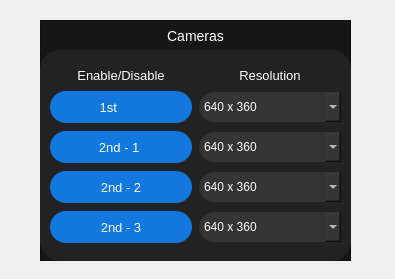
<?xml version="1.0" encoding="UTF-8"?>
<ui version="4.0">
 <class>Form</class>
 <widget class="QWidget" name="Form">
  <property name="geometry">
   <rect>
    <x>0</x>
    <y>0</y>
    <width>395</width>
    <height>279</height>
   </rect>
  </property>
  <property name="windowTitle">
   <string>Form</string>
  </property>
  <property name="styleSheet">
   <string notr="true"/>
  </property>
  <widget class="QWidget" name="cpanel_camera_widget" native="true">
   <property name="geometry">
    <rect>
     <x>40</x>
     <y>20</y>
     <width>311</width>
     <height>241</height>
    </rect>
   </property>
   <widget class="QFrame" name="cpanel_cameras">
    <property name="geometry">
     <rect>
      <x>0</x>
      <y>0</y>
      <width>311</width>
      <height>241</height>
     </rect>
    </property>
    <property name="styleSheet">
     <string notr="true">QFrame#cpanel_cameras{
background-color:	rgba(22,22,22,255);
}</string>
    </property>
    <property name="frameShape">
     <enum>QFrame::StyledPanel</enum>
    </property>
    <property name="frameShadow">
     <enum>QFrame::Raised</enum>
    </property>
    <widget class="QLabel" name="cpanel_label_cameras">
     <property name="geometry">
      <rect>
       <x>80</x>
       <y>0</y>
       <width>151</width>
       <height>31</height>
      </rect>
     </property>
     <property name="styleSheet">
      <string notr="true">color:White;
font-size: 14px;</string>
     </property>
     <property name="text">
      <string>Cameras</string>
     </property>
     <property name="alignment">
      <set>Qt::AlignCenter</set>
     </property>
    </widget>
    <widget class="QFrame" name="cpanel_frame_cameras">
     <property name="geometry">
      <rect>
       <x>0</x>
       <y>30</y>
       <width>311</width>
       <height>211</height>
      </rect>
     </property>
     <property name="styleSheet">
      <string notr="true">QFrame#cpanel_frame_cameras {
background-color: rgba(34,34,34,255);
border-radius: 20px;
}
QPushButton {
background-color: rgba(17, 120, 223, 255);
border-radius: 16px;
color: rgb(255, 255, 255);
font-size: 13px;
width: 100px;
height: 32px;
}
QPushButton:hover{
background-color: rgba(17, 120, 223, 200);
}
QPushButton:pressed{
background-color: rgba(17, 120, 223, 128)
}
QLabel{
color: White;
font-size: 13px;
}
QComboBox {
border-radius: 15px;
color: White;
background-color: rgba(53,53,53,255);
height:30;
}
QComboBox:hover{
background-color: rgba(53,53,53,200);
}
QComboBox:pressed{
background-color: rgba(53,53,53,128);
}
QComboBox:on {
background-color: rgba(53,53,53,255);
border-bottom-left-radius: 0px;
border-bottom-right-radius: 0px;
}
QComboBox QAbstractItemView {
background: rgba(53,53,53,255);
color: White;
border: none;
selection-background-color: rgba(17, 120, 223, 255);
outline: 0px;
}
QComboBox::drop-down {
border-color: transparent;
background-color: transparent;
image: url(images/white_down_arrow.png);
width: 14px;
height: 14px;
padding-right: 9px;
padding-top: 9px;
}
</string>
     </property>
     <property name="frameShape">
      <enum>QFrame::StyledPanel</enum>
     </property>
     <property name="frameShadow">
      <enum>QFrame::Raised</enum>
     </property>
     <widget class="QWidget" name="gridLayoutWidget">
      <property name="geometry">
       <rect>
        <x>10</x>
        <y>17</y>
        <width>291</width>
        <height>181</height>
       </rect>
      </property>
      <layout class="QGridLayout" name="gridLayout">
       <property name="spacing">
        <number>7</number>
       </property>
       <item row="2" column="0">
        <widget class="QPushButton" name="cpanel_btn_camera2_1">
         <property name="text">
          <string>2nd - 1 </string>
         </property>
         <property name="icon">
          <iconset>
           <normaloff>../../../Belgeler/GitHub/Denizalti/images/white_camera.png</normaloff>../../../Belgeler/GitHub/Denizalti/images/white_camera.png</iconset>
         </property>
        </widget>
       </item>
       <item row="0" column="0">
        <widget class="QLabel" name="cpanel_abel_en_dis">
         <property name="sizePolicy">
          <sizepolicy hsizetype="Ignored" vsizetype="Fixed">
           <horstretch>0</horstretch>
           <verstretch>0</verstretch>
          </sizepolicy>
         </property>
         <property name="styleSheet">
          <string notr="true"/>
         </property>
         <property name="text">
          <string>Enable/Disable</string>
         </property>
         <property name="alignment">
          <set>Qt::AlignCenter</set>
         </property>
        </widget>
       </item>
       <item row="4" column="1">
        <widget class="QComboBox" name="cpanel_cbox_resol_4">
         <property name="styleSheet">
          <string notr="true"/>
         </property>
         <item>
          <property name="text">
           <string>640 x 360</string>
          </property>
         </item>
         <item>
          <property name="text">
           <string>640 x 480</string>
          </property>
         </item>
         <item>
          <property name="text">
           <string>1280 x 720</string>
          </property>
         </item>
         <item>
          <property name="text">
           <string>1920 x 1080</string>
          </property>
         </item>
        </widget>
       </item>
       <item row="2" column="1">
        <widget class="QComboBox" name="cpanel_cbox_resol_2">
         <property name="styleSheet">
          <string notr="true"/>
         </property>
         <item>
          <property name="text">
           <string>640 x 360</string>
          </property>
         </item>
         <item>
          <property name="text">
           <string>640 x 480</string>
          </property>
         </item>
         <item>
          <property name="text">
           <string>1280 x 720</string>
          </property>
         </item>
         <item>
          <property name="text">
           <string>1920 x 1080</string>
          </property>
         </item>
        </widget>
       </item>
       <item row="3" column="0">
        <widget class="QPushButton" name="cpanel_btn_camera2_2">
         <property name="text">
          <string>2nd - 2</string>
         </property>
         <property name="icon">
          <iconset>
           <normaloff>../../../Belgeler/GitHub/Denizalti/images/white_camera.png</normaloff>../../../Belgeler/GitHub/Denizalti/images/white_camera.png</iconset>
         </property>
        </widget>
       </item>
       <item row="4" column="0">
        <widget class="QPushButton" name="cpanel_btn_camera2_3">
         <property name="text">
          <string>2nd - 3</string>
         </property>
         <property name="icon">
          <iconset>
           <normaloff>../../../Belgeler/GitHub/Denizalti/images/white_camera.png</normaloff>../../../Belgeler/GitHub/Denizalti/images/white_camera.png</iconset>
         </property>
        </widget>
       </item>
       <item row="0" column="1">
        <widget class="QLabel" name="cpanel_label_resol">
         <property name="sizePolicy">
          <sizepolicy hsizetype="Ignored" vsizetype="Fixed">
           <horstretch>0</horstretch>
           <verstretch>0</verstretch>
          </sizepolicy>
         </property>
         <property name="styleSheet">
          <string notr="true"/>
         </property>
         <property name="text">
          <string>Resolution</string>
         </property>
         <property name="alignment">
          <set>Qt::AlignCenter</set>
         </property>
        </widget>
       </item>
       <item row="1" column="0">
        <widget class="QPushButton" name="cpanel_btn_camera1">
         <property name="styleSheet">
          <string notr="true"/>
         </property>
         <property name="text">
          <string>1st       </string>
         </property>
         <property name="icon">
          <iconset>
           <normaloff>../../../Belgeler/GitHub/Denizalti/images/white_camera.png</normaloff>../../../Belgeler/GitHub/Denizalti/images/white_camera.png</iconset>
         </property>
         <property name="iconSize">
          <size>
           <width>20</width>
           <height>20</height>
          </size>
         </property>
        </widget>
       </item>
       <item row="3" column="1">
        <widget class="QComboBox" name="cpanel_cbox_resol_3">
         <property name="styleSheet">
          <string notr="true"/>
         </property>
         <item>
          <property name="text">
           <string>640 x 360</string>
          </property>
         </item>
         <item>
          <property name="text">
           <string>640 x 480</string>
          </property>
         </item>
         <item>
          <property name="text">
           <string>1280 x 720</string>
          </property>
         </item>
         <item>
          <property name="text">
           <string>1920 x 1080</string>
          </property>
         </item>
        </widget>
       </item>
       <item row="1" column="1">
        <widget class="QComboBox" name="cpanel_cbox_resol_1">
         <property name="styleSheet">
          <string notr="true"/>
         </property>
         <item>
          <property name="text">
           <string>640 x 360</string>
          </property>
         </item>
         <item>
          <property name="text">
           <string>640 x 480</string>
          </property>
         </item>
         <item>
          <property name="text">
           <string>1280 x 720</string>
          </property>
         </item>
         <item>
          <property name="text">
           <string>1920 x 1080</string>
          </property>
         </item>
        </widget>
       </item>
      </layout>
     </widget>
    </widget>
   </widget>
  </widget>
 </widget>
 <resources/>
 <connections/>
</ui>
